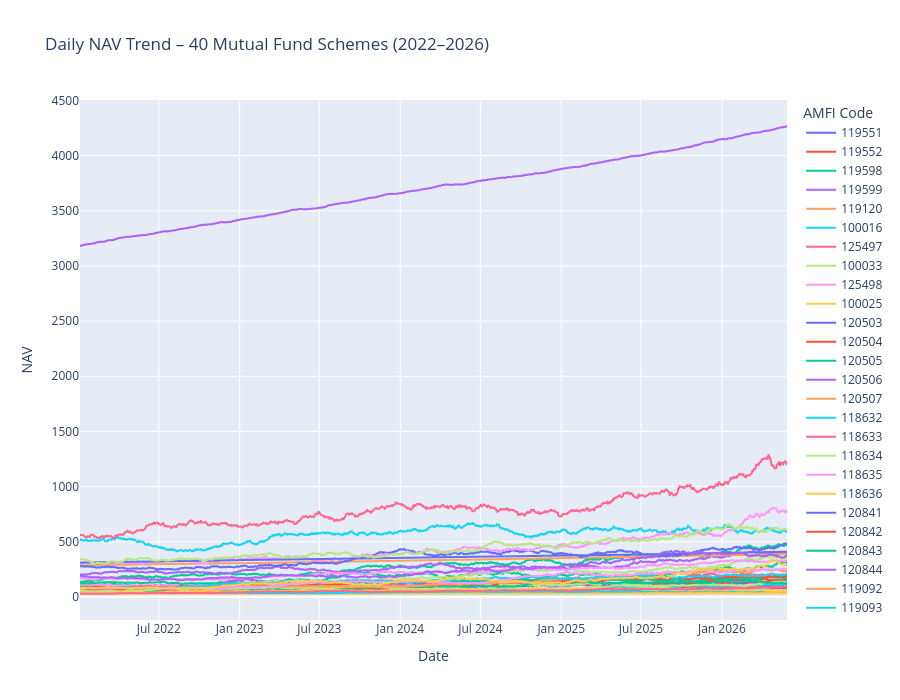

Here is the notebook cell this chart was saved with:
### Code cell
# Export Chart 1 as PNG

fig1 = px.line(
    nav_df,
    x="date",
    y="nav",
    color="amfi_code",
    title="Daily NAV Trend – 40 Mutual Fund Schemes (2022–2026)",
    labels={
        "date": "Date",
        "nav": "NAV",
        "amfi_code": "AMFI Code"
    }
)

fig1.update_layout(
    hovermode="x unified",
    height=700
)

fig1.write_image("../reports/eda_charts/chart_01_daily_nav_trend.png")

fig1.show()

print("Chart 1 PNG saved successfully!")

### Figure 1 — Plotly figure (JSON) as saved in the notebook; plotly's stock layout.template omitted (floating-point values rounded to 4 significant figures; data arrays with more than 128 entries replaced by an {"elided": "..."} marker saying what was removed)
{"data": [{"hovertemplate": "AMFI Code=119551<br>Date=%{x}<br>NAV=%{y}<extra></extra>", "legendgroup": "119551", "line": {"color": "#636efa", "dash": "solid"}, "marker": {"symbol": "circle"}, "mode": "lines", "name": "119551", "showlegend": true, "type": "scattergl", "x": {"elided": "1150 str values"}, "xaxis": "x", "y": {"elided": "1150 float values"}, "yaxis": "y"}, {"hovertemplate": "AMFI Code=119552<br>Date=%{x}<br>NAV=%{y}<extra></extra>", "legendgroup": "119552", "line": {"color": "#EF553B", "dash": "solid"}, "marker": {"symbol": "circle"}, "mode": "lines", "name": "119552", "showlegend": true, "type": "scattergl", "x": {"elided": "1150 str values"}, "xaxis": "x", "y": {"elided": "1150 float values"}, "yaxis": "y"}, {"hovertemplate": "AMFI Code=119598<br>Date=%{x}<br>NAV=%{y}<extra></extra>", "legendgroup": "119598", "line": {"color": "#00cc96", "dash": "solid"}, "marker": {"symbol": "circle"}, "mode": "lines", "name": "119598", "showlegend": true, "type": "scattergl", "x": {"elided": "1150 str values"}, "xaxis": "x", "y": {"elided": "1150 float values"}, "yaxis": "y"}, {"hovertemplate": "AMFI Code=119599<br>Date=%{x}<br>NAV=%{y}<extra></extra>", "legendgroup": "119599", "line": {"color": "#ab63fa", "dash": "solid"}, "marker": {"symbol": "circle"}, "mode": "lines", "name": "119599", "showlegend": true, "type": "scattergl", "x": {"elided": "1150 str values"}, "xaxis": "x", "y": {"elided": "1150 float values"}, "yaxis": "y"}, {"hovertemplate": "AMFI Code=119120<br>Date=%{x}<br>NAV=%{y}<extra></extra>", "legendgroup": "119120", "line": {"color": "#FFA15A", "dash": "solid"}, "marker": {"symbol": "circle"}, "mode": "lines", "name": "119120", "showlegend": true, "type": "scattergl", "x": {"elided": "1150 str values"}, "xaxis": "x", "y": {"elided": "1150 float values"}, "yaxis": "y"}, {"hovertemplate": "AMFI Code=100016<br>Date=%{x}<br>NAV=%{y}<extra></extra>", "legendgroup": "100016", "line": {"color": "#19d3f3", "dash": "solid"}, "marker": {"symbol": "circle"}, "mode": "lines", "name": "100016", "showlegend": true, "type": "scattergl", "x": {"elided": "1150 str values"}, "xaxis": "x", "y": {"elided": "1150 float values"}, "yaxis": "y"}, {"hovertemplate": "AMFI Code=125497<br>Date=%{x}<br>NAV=%{y}<extra></extra>", "legendgroup": "125497", "line": {"color": "#FF6692", "dash": "solid"}, "marker": {"symbol": "circle"}, "mode": "lines", "name": "125497", "showlegend": true, "type": "scattergl", "x": {"elided": "1150 str values"}, "xaxis": "x", "y": {"elided": "1150 float values"}, "yaxis": "y"}, {"hovertemplate": "AMFI Code=100033<br>Date=%{x}<br>NAV=%{y}<extra></extra>", "legendgroup": "100033", "line": {"color": "#B6E880", "dash": "solid"}, "marker": {"symbol": "circle"}, "mode": "lines", "name": "100033", "showlegend": true, "type": "scattergl", "x": {"elided": "1150 str values"}, "xaxis": "x", "y": {"elided": "1150 float values"}, "yaxis": "y"}, {"hovertemplate": "AMFI Code=125498<br>Date=%{x}<br>NAV=%{y}<extra></extra>", "legendgroup": "125498", "line": {"color": "#FF97FF", "dash": "solid"}, "marker": {"symbol": "circle"}, "mode": "lines", "name": "125498", "showlegend": true, "type": "scattergl", "x": {"elided": "1150 str values"}, "xaxis": "x", "y": {"elided": "1150 float values"}, "yaxis": "y"}, {"hovertemplate": "AMFI Code=100025<br>Date=%{x}<br>NAV=%{y}<extra></extra>", "legendgroup": "100025", "line": {"color": "#FECB52", "dash": "solid"}, "marker": {"symbol": "circle"}, "mode": "lines", "name": "100025", "showlegend": true, "type": "scattergl", "x": {"elided": "1150 str values"}, "xaxis": "x", "y": {"elided": "1150 float values"}, "yaxis": "y"}, {"hovertemplate": "AMFI Code=120503<br>Date=%{x}<br>NAV=%{y}<extra></extra>", "legendgroup": "120503", "line": {"color": "#636efa", "dash": "solid"}, "marker": {"symbol": "circle"}, "mode": "lines", "name": "120503", "showlegend": true, "type": "scattergl", "x": {"elided": "1150 str values"}, "xaxis": "x", "y": {"elided": "1150 float values"}, "yaxis": "y"}, {"hovertemplate": "AMFI Code=120504<br>Date=%{x}<br>NAV=%{y}<extra></extra>", "legendgroup": "120504", "line": {"color": "#EF553B", "dash": "solid"}, "marker": {"symbol": "circle"}, "mode": "lines", "name": "120504", "showlegend": true, "type": "scattergl", "x": {"elided": "1150 str values"}, "xaxis": "x", "y": {"elided": "1150 float values"}, "yaxis": "y"}, {"hovertemplate": "AMFI Code=120505<br>Date=%{x}<br>NAV=%{y}<extra></extra>", "legendgroup": "120505", "line": {"color": "#00cc96", "dash": "solid"}, "marker": {"symbol": "circle"}, "mode": "lines", "name": "120505", "showlegend": true, "type": "scattergl", "x": {"elided": "1150 str values"}, "xaxis": "x", "y": {"elided": "1150 float values"}, "yaxis": "y"}, {"hovertemplate": "AMFI Code=120506<br>Date=%{x}<br>NAV=%{y}<extra></extra>", "legendgroup": "120506", "line": {"color": "#ab63fa", "dash": "solid"}, "marker": {"symbol": "circle"}, "mode": "lines", "name": "120506", "showlegend": true, "type": "scattergl", "x": {"elided": "1150 str values"}, "xaxis": "x", "y": {"elided": "1150 float values"}, "yaxis": "y"}, {"hovertemplate": "AMFI Code=120507<br>Date=%{x}<br>NAV=%{y}<extra></extra>", "legendgroup": "120507", "line": {"color": "#FFA15A", "dash": "solid"}, "marker": {"symbol": "circle"}, "mode": "lines", "name": "120507", "showlegend": true, "type": "scattergl", "x": {"elided": "1150 str values"}, "xaxis": "x", "y": {"elided": "1150 float values"}, "yaxis": "y"}, {"hovertemplate": "AMFI Code=118632<br>Date=%{x}<br>NAV=%{y}<extra></extra>", "legendgroup": "118632", "line": {"color": "#19d3f3", "dash": "solid"}, "marker": {"symbol": "circle"}, "mode": "lines", "name": "118632", "showlegend": true, "type": "scattergl", "x": {"elided": "1150 str values"}, "xaxis": "x", "y": {"elided": "1150 float values"}, "yaxis": "y"}, {"hovertemplate": "AMFI Code=118633<br>Date=%{x}<br>NAV=%{y}<extra></extra>", "legendgroup": "118633", "line": {"color": "#FF6692", "dash": "solid"}, "marker": {"symbol": "circle"}, "mode": "lines", "name": "118633", "showlegend": true, "type": "scattergl", "x": {"elided": "1150 str values"}, "xaxis": "x", "y": {"elided": "1150 float values"}, "yaxis": "y"}, {"hovertemplate": "AMFI Code=118634<br>Date=%{x}<br>NAV=%{y}<extra></extra>", "legendgroup": "118634", "line": {"color": "#B6E880", "dash": "solid"}, "marker": {"symbol": "circle"}, "mode": "lines", "name": "118634", "showlegend": true, "type": "scattergl", "x": {"elided": "1150 str values"}, "xaxis": "x", "y": {"elided": "1150 float values"}, "yaxis": "y"}, {"hovertemplate": "AMFI Code=118635<br>Date=%{x}<br>NAV=%{y}<extra></extra>", "legendgroup": "118635", "line": {"color": "#FF97FF", "dash": "solid"}, "marker": {"symbol": "circle"}, "mode": "lines", "name": "118635", "showlegend": true, "type": "scattergl", "x": {"elided": "1150 str values"}, "xaxis": "x", "y": {"elided": "1150 float values"}, "yaxis": "y"}, {"hovertemplate": "AMFI Code=118636<br>Date=%{x}<br>NAV=%{y}<extra></extra>", "legendgroup": "118636", "line": {"color": "#FECB52", "dash": "solid"}, "marker": {"symbol": "circle"}, "mode": "lines", "name": "118636", "showlegend": true, "type": "scattergl", "x": {"elided": "1150 str values"}, "xaxis": "x", "y": {"elided": "1150 float values"}, "yaxis": "y"}, {"hovertemplate": "AMFI Code=120841<br>Date=%{x}<br>NAV=%{y}<extra></extra>", "legendgroup": "120841", "line": {"color": "#636efa", "dash": "solid"}, "marker": {"symbol": "circle"}, "mode": "lines", "name": "120841", "showlegend": true, "type": "scattergl", "x": {"elided": "1150 str values"}, "xaxis": "x", "y": {"elided": "1150 float values"}, "yaxis": "y"}, {"hovertemplate": "AMFI Code=120842<br>Date=%{x}<br>NAV=%{y}<extra></extra>", "legendgroup": "120842", "line": {"color": "#EF553B", "dash": "solid"}, "marker": {"symbol": "circle"}, "mode": "lines", "name": "120842", "showlegend": true, "type": "scattergl", "x": {"elided": "1150 str values"}, "xaxis": "x", "y": {"elided": "1150 float values"}, "yaxis": "y"}, {"hovertemplate": "AMFI Code=120843<br>Date=%{x}<br>NAV=%{y}<extra></extra>", "legendgroup": "120843", "line": {"color": "#00cc96", "dash": "solid"}, "marker": {"symbol": "circle"}, "mode": "lines", "name": "120843", "showlegend": true, "type": "scattergl", "x": {"elided": "1150 str values"}, "xaxis": "x", "y": {"elided": "1150 float values"}, "yaxis": "y"}, {"hovertemplate": "AMFI Code=120844<br>Date=%{x}<br>NAV=%{y}<extra></extra>", "legendgroup": "120844", "line": {"color": "#ab63fa", "dash": "solid"}, "marker": {"symbol": "circle"}, "mode": "lines", "name": "120844", "showlegend": true, "type": "scattergl", "x": {"elided": "1150 str values"}, "xaxis": "x", "y": {"elided": "1150 float values"}, "yaxis": "y"}, {"hovertemplate": "AMFI Code=119092<br>Date=%{x}<br>NAV=%{y}<extra></extra>", "legendgroup": "119092", "line": {"color": "#FFA15A", "dash": "solid"}, "marker": {"symbol": "circle"}, "mode": "lines", "name": "119092", "showlegend": true, "type": "scattergl", "x": {"elided": "1150 str values"}, "xaxis": "x", "y": {"elided": "1150 float values"}, "yaxis": "y"}, {"hovertemplate": "AMFI Code=119093<br>Date=%{x}<br>NAV=%{y}<extra></extra>", "legendgroup": "119093", "line": {"color": "#19d3f3", "dash": "solid"}, "marker": {"symbol": "circle"}, "mode": "lines", "name": "119093", "showlegend": true, "type": "scattergl", "x": {"elided": "1150 str values"}, "xaxis": "x", "y": {"elided": "1150 float values"}, "yaxis": "y"}, {"hovertemplate": "AMFI Code=119094<br>Date=%{x}<br>NAV=%{y}<extra></extra>", "legendgroup": "119094", "line": {"color": "#FF6692", "dash": "solid"}, "marker": {"symbol": "circle"}, "mode": "lines", "name": "119094", "showlegend": true, "type": "scattergl", "x": {"elided": "1150 str values"}, "xaxis": "x", "y": {"elided": "1150 float values"}, "yaxis": "y"}, {"hovertemplate": "AMFI Code=119095<br>Date=%{x}<br>NAV=%{y}<extra></extra>", "legendgroup": "119095", "line": {"color": "#B6E880", "dash": "solid"}, "marker": {"symbol": "circle"}, "mode": "lines", "name": "119095", "showlegend": true, "type": "scattergl", "x": {"elided": "1150 str values"}, "xaxis": "x", "y": {"elided": "1150 float values"}, "yaxis": "y"}, {"hovertemplate": "AMFI Code=101206<br>Date=%{x}<br>NAV=%{y}<extra></extra>", "legendgroup": "101206", "line": {"color": "#FF97FF", "dash": "solid"}, "marker": {"symbol": "circle"}, "mode": "lines", "name": "101206", "showlegend": true, "type": "scattergl", "x": {"elided": "1150 str values"}, "xaxis": "x", "y": {"elided": "1150 float values"}, "yaxis": "y"}, {"hovertemplate": "AMFI Code=101207<br>Date=%{x}<br>NAV=%{y}<extra></extra>", "legendgroup": "101207", "line": {"color": "#FECB52", "dash": "solid"}, "marker": {"symbol": "circle"}, "mode": "lines", "name": "101207", "showlegend": true, "type": "scattergl", "x": {"elided": "1150 str values"}, "xaxis": "x", "y": {"elided": "1150 float values"}, "yaxis": "y"}, {"hovertemplate": "AMFI Code=101208<br>Date=%{x}<br>NAV=%{y}<extra></extra>", "legendgroup": "101208", "line": {"color": "#636efa", "dash": "solid"}, "marker": {"symbol": "circle"}, "mode": "lines", "name": "101208", "showlegend": true, "type": "scattergl", "x": {"elided": "1150 str values"}, "xaxis": "x", "y": {"elided": "1150 float values"}, "yaxis": "y"}, {"hovertemplate": "AMFI Code=102885<br>Date=%{x}<br>NAV=%{y}<extra></extra>", "legendgroup": "102885", "line": {"color": "#EF553B", "dash": "solid"}, "marker": {"symbol": "circle"}, "mode": "lines", "name": "102885", "showlegend": true, "type": "scattergl", "x": {"elided": "1150 str values"}, "xaxis": "x", "y": {"elided": "1150 float values"}, "yaxis": "y"}, {"hovertemplate": "AMFI Code=102886<br>Date=%{x}<br>NAV=%{y}<extra></extra>", "legendgroup": "102886", "line": {"color": "#00cc96", "dash": "solid"}, "marker": {"symbol": "circle"}, "mode": "lines", "name": "102886", "showlegend": true, "type": "scattergl", "x": {"elided": "1150 str values"}, "xaxis": "x", "y": {"elided": "1150 float values"}, "yaxis": "y"}, {"hovertemplate": "AMFI Code=102887<br>Date=%{x}<br>NAV=%{y}<extra></extra>", "legendgroup": "102887", "line": {"color": "#ab63fa", "dash": "solid"}, "marker": {"symbol": "circle"}, "mode": "lines", "name": "102887", "showlegend": true, "type": "scattergl", "x": {"elided": "1150 str values"}, "xaxis": "x", "y": {"elided": "1150 float values"}, "yaxis": "y"}, {"hovertemplate": "AMFI Code=148567<br>Date=%{x}<br>NAV=%{y}<extra></extra>", "legendgroup": "148567", "line": {"color": "#FFA15A", "dash": "solid"}, "marker": {"symbol": "circle"}, "mode": "lines", "name": "148567", "showlegend": true, "type": "scattergl", "x": {"elided": "1150 str values"}, "xaxis": "x", "y": {"elided": "1150 float values"}, "yaxis": "y"}, {"hovertemplate": "AMFI Code=148568<br>Date=%{x}<br>NAV=%{y}<extra></extra>", "legendgroup": "148568", "line": {"color": "#19d3f3", "dash": "solid"}, "marker": {"symbol": "circle"}, "mode": "lines", "name": "148568", "showlegend": true, "type": "scattergl", "x": {"elided": "1150 str values"}, "xaxis": "x", "y": {"elided": "1150 float values"}, "yaxis": "y"}, {"hovertemplate": "AMFI Code=148569<br>Date=%{x}<br>NAV=%{y}<extra></extra>", "legendgroup": "148569", "line": {"color": "#FF6692", "dash": "solid"}, "marker": {"symbol": "circle"}, "mode": "lines", "name": "148569", "showlegend": true, "type": "scattergl", "x": {"elided": "1150 str values"}, "xaxis": "x", "y": {"elided": "1150 float values"}, "yaxis": "y"}, {"hovertemplate": "AMFI Code=149322<br>Date=%{x}<br>NAV=%{y}<extra></extra>", "legendgroup": "149322", "line": {"color": "#B6E880", "dash": "solid"}, "marker": {"symbol": "circle"}, "mode": "lines", "name": "149322", "showlegend": true, "type": "scattergl", "x": {"elided": "1150 str values"}, "xaxis": "x", "y": {"elided": "1150 float values"}, "yaxis": "y"}, {"hovertemplate": "AMFI Code=149323<br>Date=%{x}<br>NAV=%{y}<extra></extra>", "legendgroup": "149323", "line": {"color": "#FF97FF", "dash": "solid"}, "marker": {"symbol": "circle"}, "mode": "lines", "name": "149323", "showlegend": true, "type": "scattergl", "x": {"elided": "1150 str values"}, "xaxis": "x", "y": {"elided": "1150 float values"}, "yaxis": "y"}, {"hovertemplate": "AMFI Code=149324<br>Date=%{x}<br>NAV=%{y}<extra></extra>", "legendgroup": "149324", "line": {"color": "#FECB52", "dash": "solid"}, "marker": {"symbol": "circle"}, "mode": "lines", "name": "149324", "showlegend": true, "type": "scattergl", "x": {"elided": "1150 str values"}, "xaxis": "x", "y": {"elided": "1150 float values"}, "yaxis": "y"}], "layout": {"height": 700, "hovermode": "x unified", "legend": {"title": {"text": "AMFI Code"}, "tracegroupgap": 0}, "title": {"text": "Daily NAV Trend – 40 Mutual Fund Schemes (2022–2026)"}, "xaxis": {"anchor": "y", "domain": [0, 1], "title": {"text": "Date"}}, "yaxis": {"anchor": "x", "domain": [0, 1], "title": {"text": "NAV"}}}}
